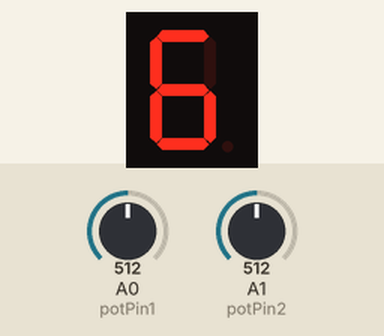
A sketch run on a simulated Arduino Uno, built with avr-gcc and run on an emulated ATmega328P. Shown: 1-digit seven-segment display. Wiring (inferred from the names in the program): 1-digit 7-segment display, segments lit when HIGH: segments pin 2, pin 3, pin 4, pin 5, pin 6, pin 7, pin 8. The test bench sets the inputs (shaded band); at power-on: A0 (potPin1) = 512, A1 (potPin2) = 512. The segment pins are drawn as the display they are named for.

Above: at 1.2 s.
1.3 s: A0 (potPin1) set to 1011
At 2.1 s:
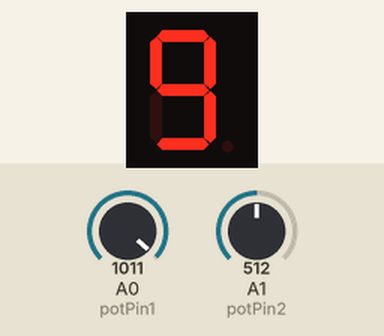
2.9 s: A0 (potPin1) set to 1023
At 3.4 s:
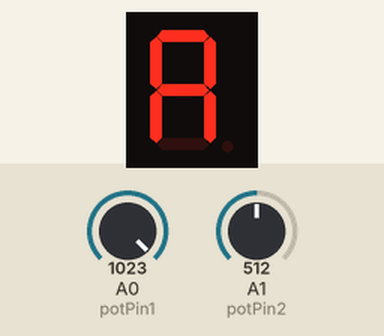
4.5 s: A1 (potPin2) set to 575
6.0 s: A1 (potPin2) set to 592
At 7.1 s:
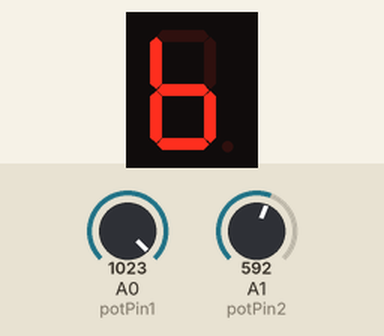
7.5 s: A1 (potPin2) set to 717
9.0 s: A1 (potPin2) set to 738
At 9.6 s:
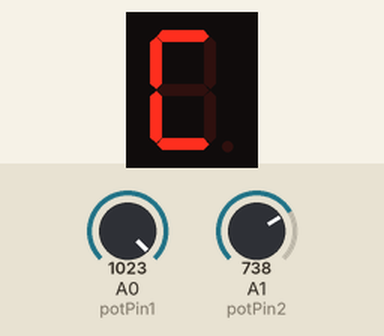
Timing chart, 0 to 11.5 s (numbered marks = the images above; inputs shaded):
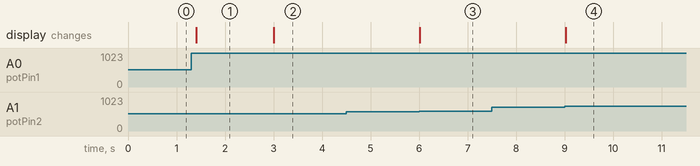

The sketch:

1.ino
```cpp
// 定義引腳
int potPin1 = A0;                           // 第一個電位器接在 A0
int potPin2 = A1;                           // 第二個電位器接在 A1
int segmentPins[] = {2, 3, 4, 5, 6, 7, 8};  // 七段顯示器的段位控制腳

// 16 進制數字到七段顯示器的對應表
byte segmentHex[] = {
    B00111111,  // 0
    B00000110,  // 1
    B01011011,  // 2
    B01001111,  // 3
    B01100110,  // 4
    B01101101,  // 5
    B01111101,  // 6
    B00000111,  // 7
    B01111111,  // 8
    B01101111,  // 9
    B01110111,  // A
    B01111100,  // B
    B00111001,  // C
    B01011110,  // D
    B01111001,  // E
    B01110001   // F
};

void setup() {
    // 設定所有七段顯示器的腳為輸出
    for (int i = 0; i < 7; i++) {
        pinMode(segmentPins[i], OUTPUT);
    }
}

void loop() {
    // 讀取電位器的數值
    int val1 = analogRead(potPin1);
    int val2 = analogRead(potPin2);

    // 將電位器的值劃分為 8 個區段
    int val1Mapped = map(val1, 0, 1023, 0, 7);  // 將電位器 1 的值劃分到 0 到 7
    int val2Mapped = map(val2, 0, 1023, 0, 7);  // 將電位器 2 的值劃分到 0 到 7

    // 將兩個電位器的數值相加
    int sum = val1Mapped + val2Mapped;

    // 取16進制數值
    if (sum > 15) {
        sum = 15;  // 限制最大值為 15 (F)
    }

    // 顯示數值到七段顯示器
    displayNumber(sum);

    delay(200);  // 延遲，避免讀取過於頻繁
}

void displayNumber(int num) {
    byte segments = segmentHex[num];  // 取得對應數字的七段顯示器編碼

    // 根據編碼控制顯示器的段位
    for (int i = 0; i < 7; i++) {
        digitalWrite(segmentPins[i], (segments >> i) & 0x01);
    }
}
```

Measured:
- the behaviour switches between 1022 and 1023 on A0 (potPin1) (found by bisection; images 1 and 2)
- the behaviour switches between 584 and 585 on A1 (potPin2) (found by bisection; images 2 and 3)
- the behaviour switches between 730 and 731 on A1 (potPin2) (found by bisection; images 3 and 4)
- after the input at 1.3 s, the display: changes after 0.10 s (image 1)
- after the input at 2.9 s, the display: changes after 0.11 s (image 2)
- after the input at 4.5 s, every drawn part: stays the same
- after the input at 6.0 s, the display: changes at once (image 3)
- after the input at 7.5 s, every drawn part: stays the same
- after the input at 9.0 s, the display: changes at once (image 4)
